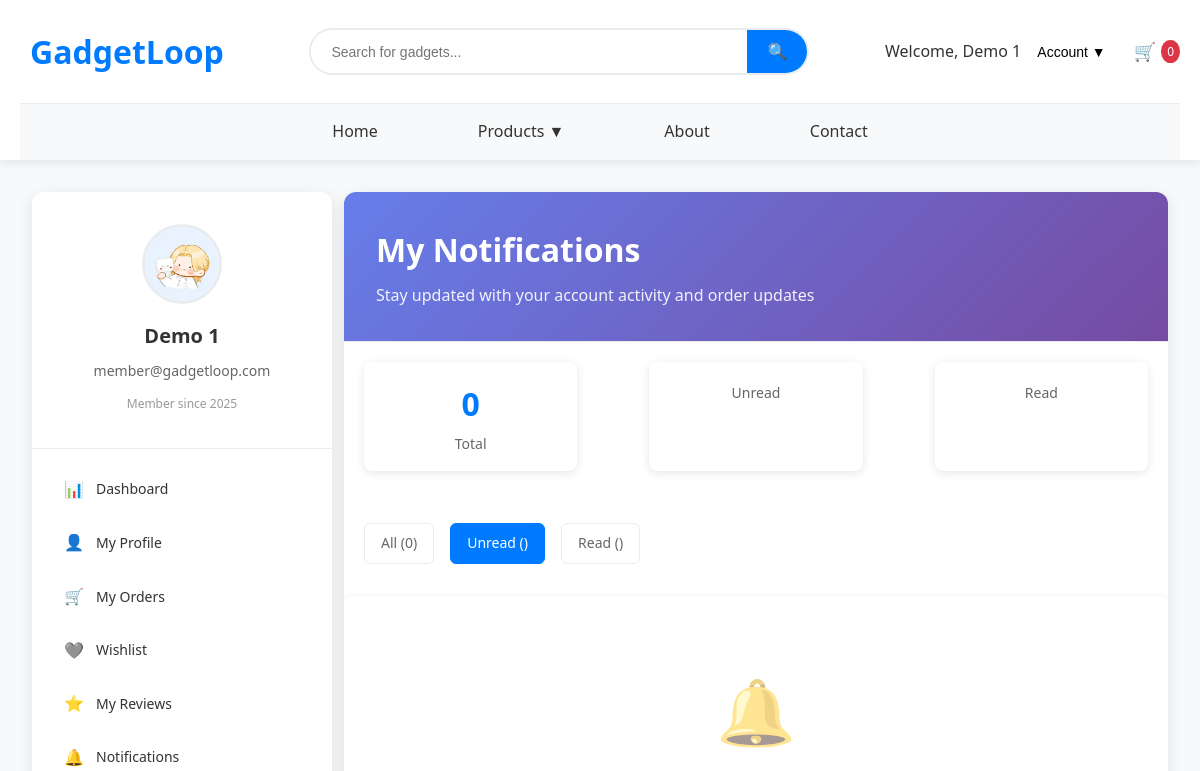
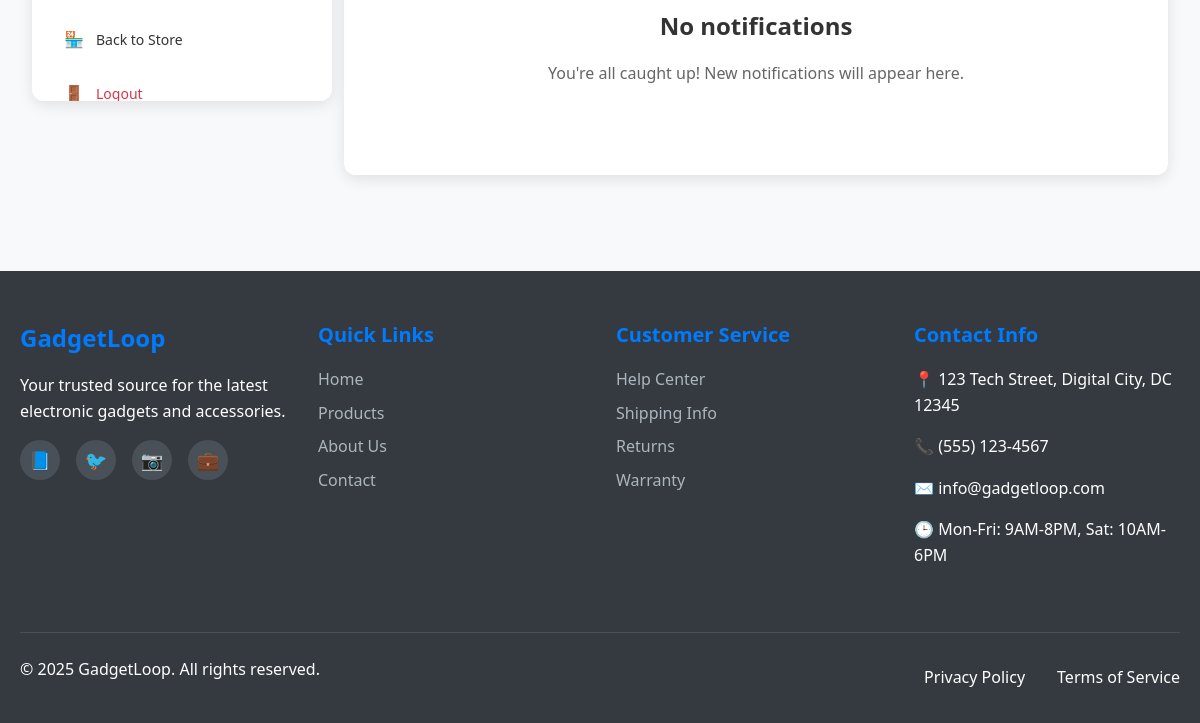
The page /member/notification.php?filter=unread (signed in) on the database as committed earlier (2 pictures, top to bottom).
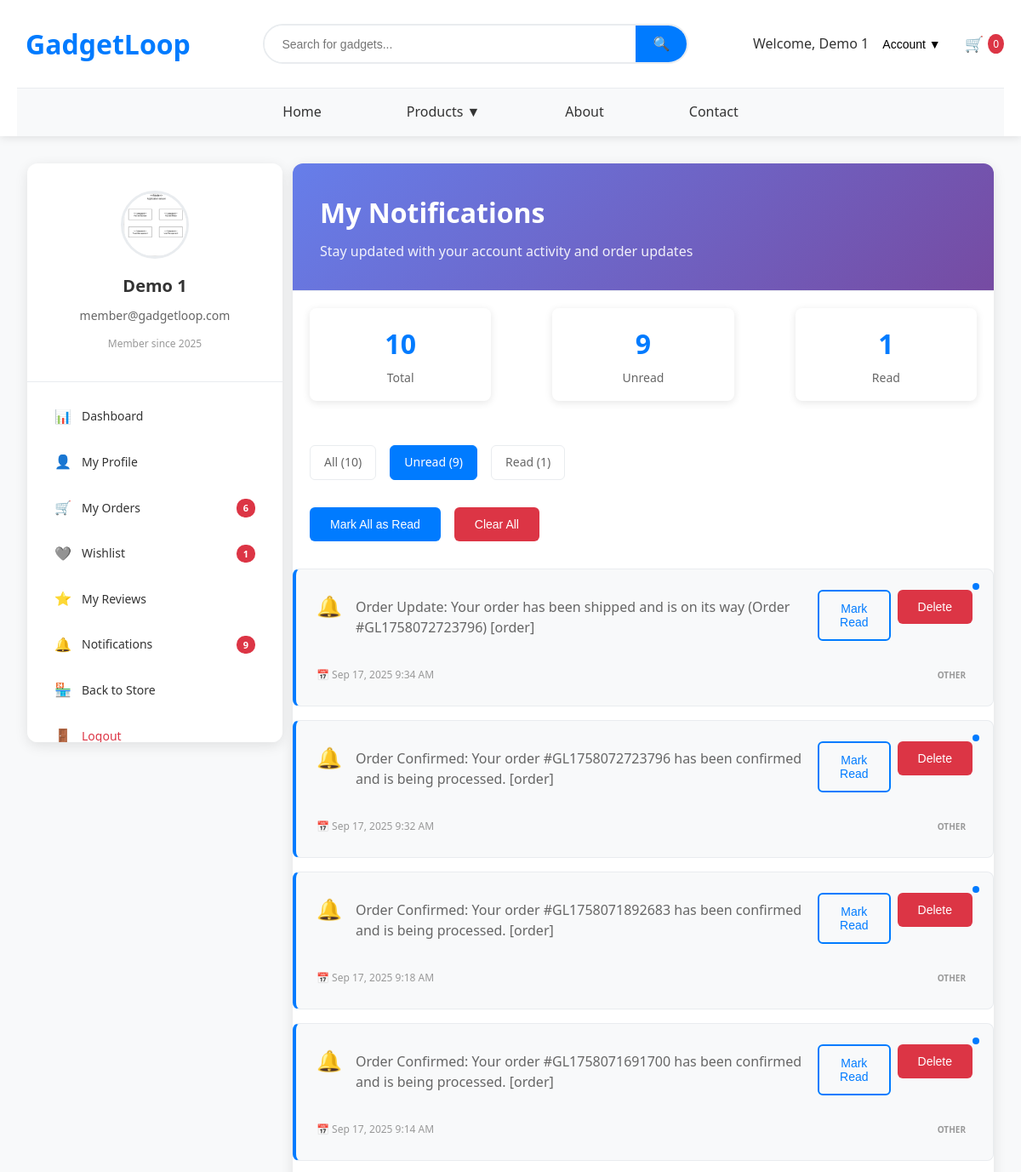
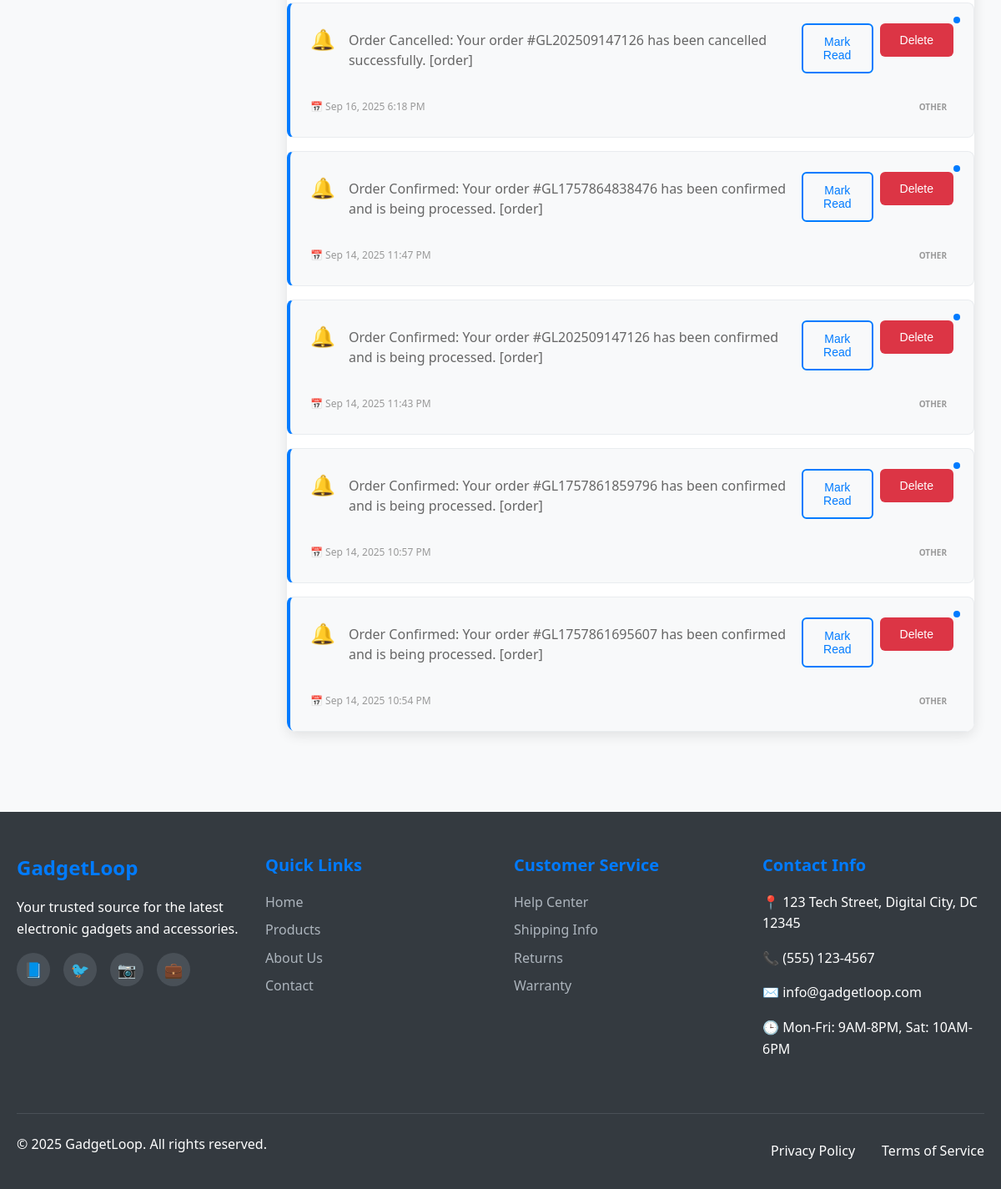
The same page on the database as committed later (2 pictures, top to bottom).
### tables this page shows
CREATE TABLE `users` (
  `id` int(11) NOT NULL AUTO_INCREMENT,
  `first_name` varchar(50) NOT NULL,
  `last_name` varchar(50) NOT NULL,
  `email` varchar(100) NOT NULL,
  `password` varchar(255) NOT NULL,
  `phone` varchar(20) DEFAULT NULL,
  `role` enum('admin','member') DEFAULT 'member',
  `profile_photo` varchar(255) DEFAULT NULL,
  `is_active` tinyint(1) DEFAULT 1,
  `is_verified` tinyint(1) DEFAULT 0,
  `verification_token` varchar(255) DEFAULT NULL,
  `remember_token` varchar(255) DEFAULT NULL,
  `password_reset_token` varchar(255) DEFAULT NULL,
  `password_reset_expires` datetime DEFAULT NULL,
  `created_at` timestamp NOT NULL DEFAULT current_timestamp(),
  `updated_at` timestamp NOT NULL DEFAULT current_timestamp() ON UPDATE current_timestamp(),
  PRIMARY KEY (`id`),
  UNIQUE KEY `email` (`email`)
);

CREATE TABLE `notifications` (
  `id` int(11) NOT NULL AUTO_INCREMENT,
  `user_id` int(11) NOT NULL,
  `message` text NOT NULL,
  `is_read` tinyint(1) DEFAULT 0,
  `read_at` datetime DEFAULT NULL,
  `created_at` timestamp NOT NULL DEFAULT current_timestamp(),
  PRIMARY KEY (`id`)
);

### includes/functions.php (called while the page is built, shortened)
<?php
function getUserById($pdo, $user_id) {
    $stmt = $pdo->prepare("SELECT * FROM users WHERE id = ?");
    $stmt->execute([$user_id]);
    return $stmt->fetch();
}
?>

### member/notification.php (the view, shortened to what the changed rows need)
<?php
require_once '../includes/config.php';
require_once '../includes/functions.php';
$user_id = $_SESSION['user_id'];
$filter = $_GET['filter'] ?? 'all';
$where_conditions = ['user_id = ?'];
$params = [$user_id];
if ($filter === 'unread') {
    $where_conditions[] = 'is_read = 0';
} elseif ($filter === 'read') {
    $where_conditions[] = 'is_read = 1';
}
$where_clause = implode(' AND ', $where_conditions);
$stmt = $pdo->prepare("
    SELECT * FROM notifications
    WHERE $where_clause
    ORDER BY created_at DESC
");
$stmt->execute($params);
$notifications = $stmt->fetchAll();
$stmt = $pdo->prepare("
    SELECT
        COUNT(*) as total_notifications,
        SUM(CASE WHEN is_read = 0 THEN 1 ELSE 0 END) as unread_notifications,
        SUM(CASE WHEN is_read = 1 THEN 1 ELSE 0 END) as read_notifications
    FROM notifications
    WHERE user_id = ?
");
$stmt->execute([$user_id]);
$stats = $stmt->fetch();
?>
<!DOCTYPE html>
<html lang="en">
<head>
    <link rel="stylesheet" href="../css/style.css">
    <link rel="stylesheet" href="../css/member.css">
</head>
<body data-page="notifications" class="logged-in">
    <?php include '../includes/header.php'; ?>
    <main>
            <div class="member-layout">
                <?php include 'includes/member-sidebar.php'; ?>
                <div class="member-content">
                    <div class="page-header">
                        <h1>My Notifications</h1>
                    </div>
                    <div class="notifications-stats">
                        <div class="stat-item">
                            <div class="stat-number"><?php echo $stats['total_notifications']; ?></div>
                            <div class="stat-label">Total</div>
                        </div>
                        <div class="stat-item">
                            <div class="stat-number"><?php echo $stats['unread_notifications']; ?></div>
                            <div class="stat-label">Unread</div>
                        </div>
                        <div class="stat-item">
                            <div class="stat-number"><?php echo $stats['read_notifications']; ?></div>
                            <div class="stat-label">Read</div>
                        </div>
                    </div>
                    <div class="notifications-filters">
                        <a href="?filter=all" class="filter-btn <?php echo $filter === 'all' ? 'active' : ''; ?>">
                            All (<?php echo $stats['total_notifications']; ?>)
                        </a>
                        <a href="?filter=unread" class="filter-btn <?php echo $filter === 'unread' ? 'active' : ''; ?>">
                            Unread (<?php echo $stats['unread_notifications']; ?>)
                        </a>
                        <a href="?filter=read" class="filter-btn <?php echo $filter === 'read' ? 'active' : ''; ?>">
                            Read (<?php echo $stats['read_notifications']; ?>)
                        </a>
                    </div>
                    <?php if (!empty($notifications)): ?>
                        <div class="notifications-actions">
                            <?php if ($stats['unread_notifications'] > 0): ?>
                                <form method="POST" style="display: inline;">
                                    <button type="submit" name="mark_all_read" class="btn btn-primary btn-sm">
                                        Mark All as Read
                                    </button>
                                </form>
                            <?php endif; ?>
                            <form method="POST" style="display: inline;" onsubmit="return confirm('Are you sure you want to clear all notifications?')">
                                <button type="submit" name="clear_all" class="btn btn-danger btn-sm">
                                    Clear All
                                </button>
                            </form>
                        </div>
                    <?php endif; ?>
                    <div class="notifications-content">
                        <?php if (empty($notifications)): ?>
                            <div class="empty-state">
                                <div class="empty-icon">🔔</div>
                                <h3>No notifications</h3>
                                <p>You're all caught up! New notifications will appear here.</p>
                            </div>
                        <?php else: ?>
                            <div class="notifications-list">
                                <?php foreach ($notifications as $notification): ?>
                                    <?php
                                        $type = $notification['type'] ?? 'other';
                                    ?>
                                    <div class="notification-card <?php echo !$notification['is_read'] ? 'unread' : ''; ?>">
                                        <?php if (!$notification['is_read']): ?>
                                            <div class="unread-indicator"></div>
                                        <?php endif; ?>
                                        <div class="notification-header">
                                            <div style="display: flex; align-items: flex-start;">
                                                <div class="notification-icon">
                                                    <?php
                                                    switch ($type) {
                                                        default: echo '🔔'; break;
                                                    }
                                                    ?>
                                                </div>
                                                <div class="notification-content">
                                                    <div class="notification-message"><?php echo nl2br(htmlspecialchars($notification['message'] ?? '')); ?></div>
                                                </div>
                                            </div>
                                            <div class="notification-actions">
                                                <?php if (!$notification['is_read']): ?>
                                                    <form method="POST" style="display: inline;">
                                                        <button type="submit" name="mark_read" class="btn btn-outline btn-sm">Mark Read</button>
                                                    </form>
                                                <?php endif; ?>
                                                <form method="POST" style="display: inline;" onsubmit="return confirm('Delete this notification?')">
                                                    <button type="submit" name="delete_notification" class="btn btn-danger btn-sm">Delete</button>
                                                </form>
                                            </div>
                                        </div>
                                        <div class="notification-meta">
                                            <div class="notification-date">
                                                <span>📅 <?php echo date('M j, Y g:i A', strtotime($notification['created_at'])); ?></span>
                                            </div>
                                            <span class="notification-type type-<?php echo $type; ?>">
                                                <?php echo ucfirst($type); ?>
                                            </span>
                                        </div>
                                    </div>
                                <?php endforeach; ?>
                            </div>
                        <?php endif; ?>
                    </div>
                </div>
            </div>
    </main>
</body>
</html>

### member/includes/member-sidebar.php (shortened to what the changed rows need)
<?php
$user_id = $_SESSION['user_id'];
$user = getUserById($pdo, $user_id);
?>
<aside class="member-sidebar">
    <div class="member-profile-card">
        <div class="profile-avatar">
            <?php if ($user['profile_photo']): ?>
                <img src="uploads/profiles/<?php echo htmlspecialchars($user['profile_photo']); ?>"
                     alt="Profile Photo">
            <?php else: ?>
                <div class="default-avatar">
                    <?php echo strtoupper(substr($user['first_name'], 0, 1) . substr($user['last_name'], 0, 1)); ?>
                </div>
            <?php endif; ?>
        </div>
        <div class="profile-info">
            <h3><?php echo htmlspecialchars($user['first_name'] . ' ' . $user['last_name']); ?></h3>
            <p><?php echo htmlspecialchars($user['email']); ?></p>
            <span class="member-since">Member since <?php echo date('Y', strtotime($user['created_at'])); ?></span>
        </div>
    </div>
    <nav class="member-nav">
        <ul class="nav-menu">
            <li class="nav-item <?php echo basename($_SERVER['PHP_SELF']) === 'orders.php' ? 'active' : ''; ?>">
                <a href="orders.php">
                    <span class="nav-icon">🛒</span>
                    <span class="nav-text">My Orders</span>
                    <?php
                    $stmt = $pdo->prepare("SELECT COUNT(*) FROM orders WHERE user_id = ? AND status IN ('pending', 'processing')");
                    $stmt->execute([$user_id]);
                    $pending_orders = $stmt->fetchColumn();
                    if ($pending_orders > 0):
                    ?>
                        <span class="nav-badge"><?php echo $pending_orders; ?></span>
                    <?php endif; ?>
                </a>
            </li>
            <li class="nav-item <?php echo basename($_SERVER['PHP_SELF']) === 'wishlist.php' ? 'active' : ''; ?>">
                <a href="/GadjetLoop/member/wishlist.php">
                    <span class="nav-icon">🩶</span>
                    <span class="nav-text">Wishlist</span>
                    <?php
                    $stmt = $pdo->prepare("SELECT COUNT(*) FROM wishlist WHERE user_id = ?");
                    $stmt->execute([$user_id]);
                    $wishlist_count = $stmt->fetchColumn();
                    if ($wishlist_count > 0):
                    ?>
                        <span class="nav-badge"><?php echo $wishlist_count; ?></span>
                    <?php endif; ?>
                </a>
            </li>
           <li class="nav-item <?php echo basename($_SERVER['PHP_SELF']) === 'notifications.php' ? 'active' : ''; ?>">
                <a href="/GadjetLoop/member/notification.php">
                    <span class="nav-icon">🔔</span>
                    <span class="nav-text">Notifications</span>
                    <?php
                    $stmt = $pdo->prepare("SELECT COUNT(*) FROM notifications WHERE user_id = ? AND is_read = 0");
                    $stmt->execute([$user_id]);
                    $unread_notifications = $stmt->fetchColumn();
                    if ($unread_notifications > 0):
                    ?>
                    <span class="nav-badge"><?php echo $unread_notifications; ?></span>
                    <?php endif; ?>
                </a>
            </li>
        </ul>
    </nav>
</aside>

Rows that differ between the two databases and show on the page:
changed users "Demo 1": profile_photo: a different picture
added notifications: is_read 0 (drawn), message "Order Update: Your order has been shipped and is on its way (Order #GL1758072723796) [order]", created_at "Sep 17, 2025 9:34 AM", type "OTHER"
added notifications: is_read 0 (drawn), message "Order Confirmed: Your order #GL1758072723796 has been confirmed and is being processed. [order]", created_at "Sep 17, 2025 9:32 AM", type "OTHER"
added notifications: is_read 0 (drawn), message "Order Confirmed: Your order #GL1758071892683 has been confirmed and is being processed. [order]", created_at "Sep 17, 2025 9:18 AM", type "OTHER"
added notifications: is_read 0 (drawn), message "Order Confirmed: Your order #GL1758071691700 has been confirmed and is being processed. [order]", created_at "Sep 17, 2025 9:14 AM", type "OTHER"
added notifications: is_read 0 (drawn), message "Order Cancelled: Your order #GL202509147126 has been cancelled successfully. [order]", created_at "Sep 16, 2025 6:18 PM", type "OTHER"
added notifications: is_read 0 (drawn), message "Order Confirmed: Your order #GL1757864838476 has been confirmed and is being processed. [order]", created_at "Sep 14, 2025 11:47 PM", type "OTHER"
added notifications: is_read 0 (drawn), message "Order Confirmed: Your order #GL202509147126 has been confirmed and is being processed. [order]", created_at "Sep 14, 2025 11:43 PM", type "OTHER"
added notifications: is_read 0 (drawn), message "Order Confirmed: Your order #GL1757861859796 has been confirmed and is being processed. [order]", created_at "Sep 14, 2025 10:57 PM", type "OTHER"
added notifications: is_read 0 (drawn), message "Order Confirmed: Your order #GL1757861695607 has been confirmed and is being processed. [order]", created_at "Sep 14, 2025 10:54 PM", type "OTHER"
Other text that changed with them:
$pending_orders: (not shown) → "6"
$wishlist_count: (not shown) → "1"
$unread_notifications: (not shown) → "9"
$stats['total_notifications']: "0" → "10"
$stats['unread_notifications']: (not shown) → "9"
$stats['read_notifications']: (not shown) → "1"
text no longer shown: "🔔 No notifications You're all caught up! New notifications will appear here."
text now shown: "Mark All as Read Clear All"
